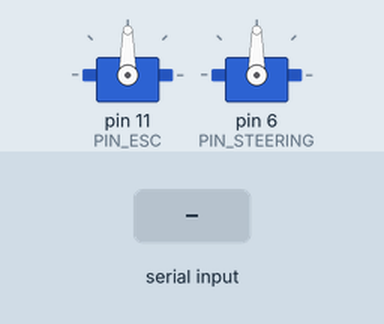
A sketch run on a simulated Arduino Uno, built with avr-gcc and run on an emulated ATmega328P. Shown: 2 × servo. The inputs (shaded band) are chosen by the test bench.

Above: at 4.2 s.
4.3 s: "90,45\n" received over Serial
At 4.6 s:
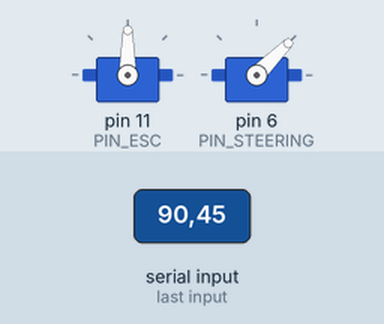
5.8 s: "30,150\n" received over Serial
At 6.9 s:
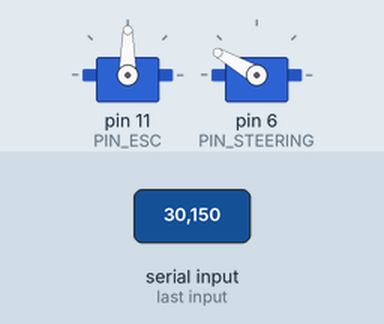
7.3 s: "1,90\n" received over Serial
At 8.1 s:
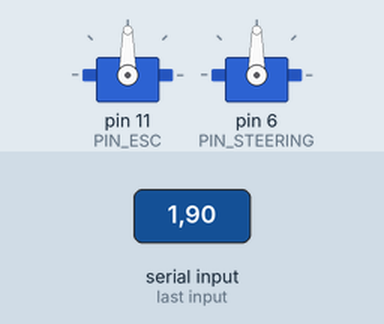
Timing chart, 0 to 10.3 s (numbered marks = the images above; inputs shaded):
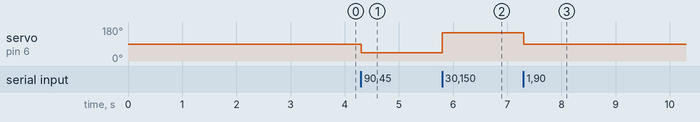

Measured:
- after the input at 4.3 s, servo on pin 6 (PIN_STEERING): 90° → 45° at once
- after the input at 5.8 s, servo on pin 6 (PIN_STEERING): 45° → 150° at once
- after the input at 7.3 s, servo on pin 6 (PIN_STEERING): 150° → 90° at once

The sketch:

vehicle_firmware.ino
```cpp
#include <Servo.h>

// ==========================================
// [설정] 핀 번호 (테스트로 확인한 번호)
// ==========================================
const int PIN_STEERING = 6;   // 조향 서보
const int PIN_ESC      = 11;  // 모터 (ESC)

Servo esc;
Servo steering;

// 데이터 수신 버퍼
String inputString = "";
boolean stringComplete = false;

// 안전 장치: 통신 끊기면 정지하기 위함
unsigned long lastCmdTime = 0;
const long FAILSAFE_TIMEOUT = 1000; // 1초간 명령 없으면 정지

void setup() {
  Serial.begin(115200);

  esc.attach(PIN_ESC);
  steering.attach(PIN_STEERING);

  // 초기화: 중립
  esc.write(90);
  steering.write(90);

  // 아밍 대기 (초록불 뜰 때까지)
  delay(3000);
}

void loop() {
  // 1. 시리얼 데이터 파싱 (명령어 형식: "속도,조향\n")
  if (stringComplete) {
    int commaIndex = inputString.indexOf(',');

    if (commaIndex != -1) {
      String speedStr = inputString.substring(0, commaIndex);
      String steerStr = inputString.substring(commaIndex + 1);

      int speedVal = speedStr.toInt();
      int steerVal = steerStr.toInt();

      controlVehicle(speedVal, steerVal);
      lastCmdTime = millis(); // 명령 받은 시간 갱신
    }

    // 버퍼 비우기
    inputString = "";
    stringComplete = false;
  }

  // 2. 안전 장치 (Failsafe)
  // 라떼판다가 죽거나 선이 뽑히면 1초 뒤 자동 정지
  if (millis() - lastCmdTime > FAILSAFE_TIMEOUT) {
    esc.write(90);
    // steering은 굳이 중앙으로 안 돌려도 됨 (관성 주행 고려)
  }
}

// 실제 구동 함수
void controlVehicle(int speed, int steer) {
  // [안전] 속도 범위 제한 (Traxxas XL-5 기준)
  // 후진 없음 정책: 90 미만은 무조건 90(정지/브레이크)으로 처리
  if (speed < 90) speed = 90;
  if (speed > 180) speed = 180; // 너무 빠르면 위험하니 제한 가능

  // [안전] 조향 범위 제한
  if (steer < 0) steer = 0;
  if (steer > 180) steer = 180;

  esc.write(speed);
  steering.write(steer);
}

// 시리얼 인터럽트 (데이터가 들어오면 자동 실행)
void serialEvent() {
  while (Serial.available()) {
    char inChar = (char)Serial.read();
    inputString += inChar;
    if (inChar == '\n') {
      stringComplete = true;
    }
  }
}
```
